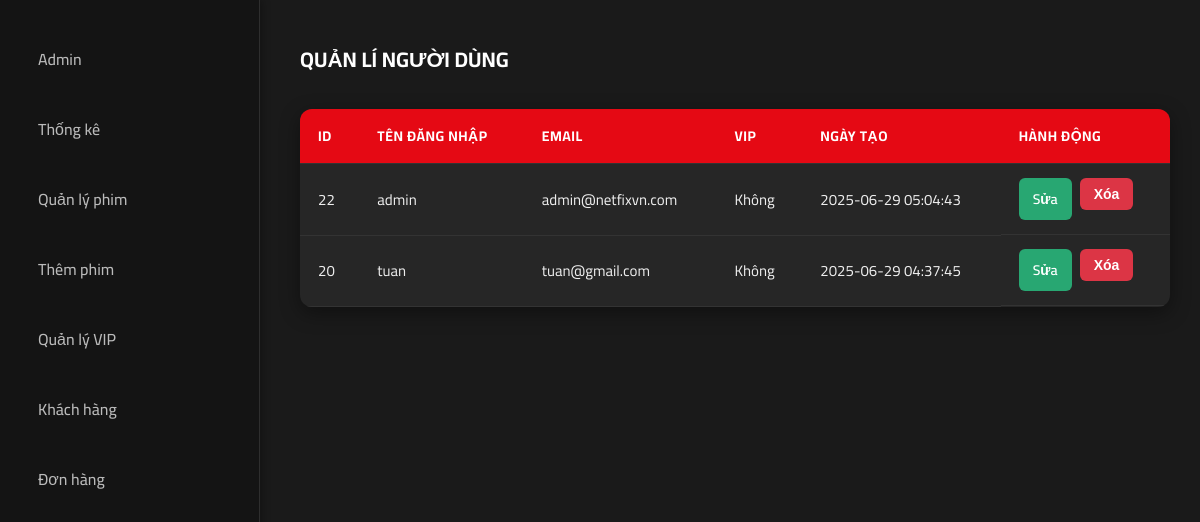
Page /netfix2/customers.php (signed in) on the committed database.
### tables this page shows
CREATE TABLE `users` (
  `id` int(11) NOT NULL,
  `username` varchar(50) NOT NULL,
  `email` varchar(100) NOT NULL,
  `password` varchar(255) NOT NULL,
  `is_admin` tinyint(1) DEFAULT 0,
  `created_at` timestamp NOT NULL DEFAULT current_timestamp(),
  `updated_at` timestamp NOT NULL DEFAULT current_timestamp() ON UPDATE current_timestamp(),
  `is_vip` tinyint(4) DEFAULT 0,
  `vip_expires_at` datetime DEFAULT NULL
);

### netfix2/customers.php (the view, shortened to what this page needs)
<?php
require 'db.php';
function getAllCustomers($conn) {
    $stmt = $conn->prepare("SELECT id, username, email, is_vip, created_at FROM users ORDER BY id DESC");
    $stmt->execute();
    $result = $stmt->get_result();
    $customers = $result->fetch_all(MYSQLI_ASSOC);
    return $customers;
}
$customers = getAllCustomers($conn);
?>
<!DOCTYPE html>
<html lang="vi">
<head>
    <link href='https://unpkg.com/boxicons@2.0.7/css/boxicons.min.css' rel='stylesheet'>
    <link rel="stylesheet" href="grid.css">
    <link rel="stylesheet" href="app.css">
</head>
<body>
    <div class="dashboard-wrapper">
        <?php include 'admin_sidebar.php' ?>
        <div class="main-content">
            <h2>QUẢN LÍ NGƯỜI DÙNG</h2>
            <table class="customer-table">
                <thead>
                    <tr>
                        <th>ID</th>
                        <th>Tên đăng nhập</th>
                        <th>Email</th>
                        <th>VIP</th>
                        <th>Ngày tạo</th>
                        <th>Hành động</th>
                    </tr>
                </thead>
                <tbody>
                    <?php if (empty($customers)): ?>
                        <tr>
                            <td colspan="6" style="text-align: center;">Chưa có khách hàng nào.</td>
                        </tr>
                    <?php else: ?>
                        <?php foreach ($customers as $customer): ?>
                            <tr>
                                <td><?php echo htmlspecialchars($customer['id']); ?></td>
                                <td><?php echo htmlspecialchars($customer['username']); ?></td>
                                <td><?php echo htmlspecialchars($customer['email']); ?></td>
                                <td><?php echo $customer['is_vip'] ? 'Có' : 'Không'; ?></td>
                                <td><?php echo htmlspecialchars($customer['created_at'] ?: 'N/A'); ?></td>
                                <td class="action-buttons">
                                    <a href="edit_customer.php?id=<?php echo $customer['id']; ?>" class="edit-btn">Sửa</a>
                                    <form method="POST" style="display: inline;" onsubmit="return confirm('Bạn có chắc chắn muốn xóa khách hàng này?');">
                                        <button type="submit" class="delete-btn">Xóa</button>
                                    </form>
                                </td>
                            </tr>
                        <?php endforeach; ?>
                    <?php endif; ?>
                </tbody>
            </table>
        </div>
    </div>
</body>
</html>

### netfix2/app.css (style rules this page uses)
:root { --main-color: #c0392b; --body-bg: #181616; --box-bg: #221f1f; --text-color: #ffffff; --nav-height: 60px; --space-top: 30px; }
* { padding: 0; margin: 0; box-sizing: border-box; }
html { font-size: 16px; }
body { font-family: "Cairo", sans-serif; background-color: var(--body-bg); color: var(--text-color); padding-top: var(--nav-height); }
a { text-decoration: none; color: unset; }
@media only screen and (max-width: 1280px) { html { font-size: 14px; } }

### netfix2/customers.php (style rules this page uses)
body { background-color: #1a1a1a; color: #fff; font-family: 'Cairo', sans-serif; margin: 0; padding: 0; }
.dashboard-wrapper { display: flex; max-width: 1400px; margin: 0 auto; }
.main-content { margin-left: 270px; width: calc(100% - 270px); padding: 40px 30px; animation: fadeIn 0.3s ease-in-out; }
.customer-table { width: 100%; border-collapse: collapse; margin-top: 30px; background: #262626; border-radius: 12px; overflow: hidden; box-shadow: 0 6px 20px rgba(0,0,0,0.4); }
.customer-table th, .customer-table td { padding: 14px 18px; text-align: left; font-size: 15px; color: #eee; border-bottom: 1px solid #333; }
.customer-table th { background-color: #e50914; color: #fff; text-transform: uppercase; letter-spacing: 0.5px; font-size: 14px; font-weight: 700; }
.action-buttons { display: flex; gap: 8px; justify-content: flex-start; }
.action-buttons a, .action-buttons button { padding: 8px 14px; border: none; border-radius: 6px; cursor: pointer; font-size: 14px; font-weight: 600; transition: background 0.3s; text-decoration: none; }
.edit-btn { background-color:rgb(40, 167, 114); color: #fff; }
.delete-btn { background-color: #dc3545; color: #fff; }

### rows in the picture
users: id "22", username "admin", email "admin@netfixvn.com", is_vip "Không", created_at "2025-06-29 05:04:43"
users: id "20", username "tuan", email "tuan@gmail.com", is_vip "Không", created_at "2025-06-29 04:37:45"
